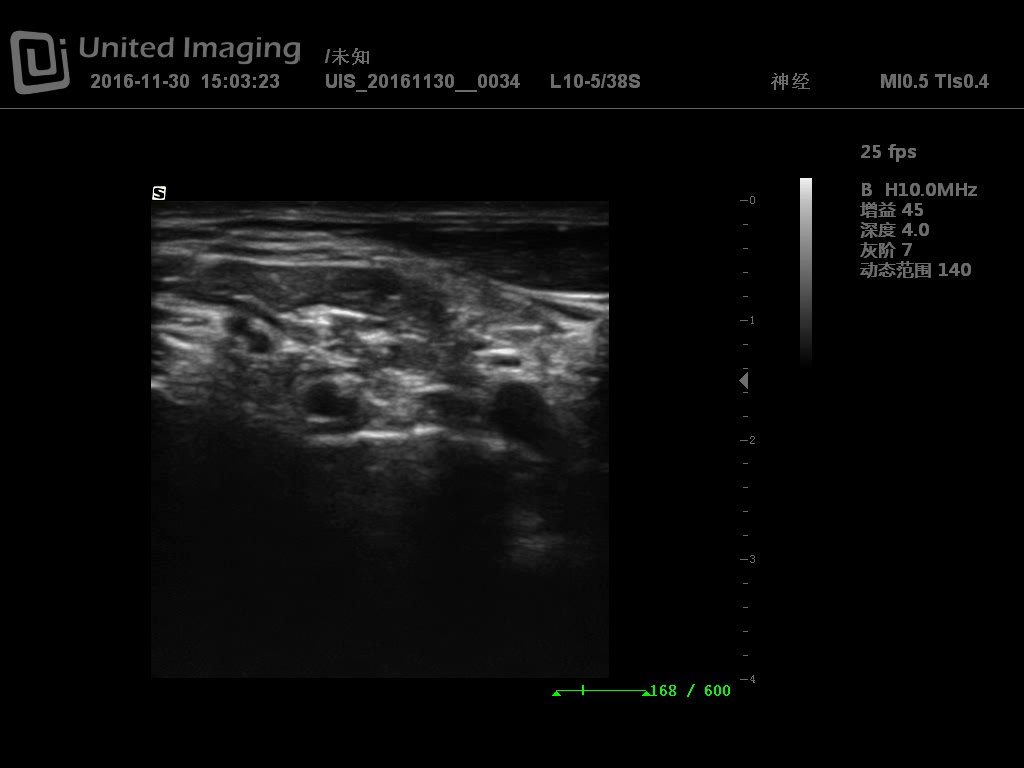
//> input picture opencv_c++/template/template/3.png, 1024 x 768 px
$ ./main   (built with g++ and OpenCV 4)
//> lines starting //> are read from the running program, lines starting //| are printed output that depends on the picture; after the words box and inside, x2 and y2 are one past the last pixel; in counts of white or black regions, pixels touching at a corner belong together
//---------------------------------【头文件、命名空间包含部分】----------------------------
//		描述：包含程序所使用的头文件和命名空间
//------------------------------------------------------------------------------------------------
#include "opencv2/highgui/highgui.hpp"
#include "opencv2/imgproc/imgproc.hpp"
using namespace cv;


//-----------------------------------【宏定义部分】--------------------------------------------
//  描述：定义一些辅助宏
//------------------------------------------------------------------------------------------------
#define WINDOW_NAME1 "【原始图片】"        //为窗口标题定义的宏
#define WINDOW_NAME2 "【匹配窗口】"        //为窗口标题定义的宏

//-----------------------------------【全局变量声明部分】------------------------------------
//          描述：全局变量的声明
//-----------------------------------------------------------------------------------------------
Mat g_srcImage; Mat g_templateImage; Mat g_resultImage;
int g_nMatchMethod;
int g_nMaxTrackbarNum = 5;

//-----------------------------------【全局函数声明部分】--------------------------------------
//          描述：全局函数的声明
//-----------------------------------------------------------------------------------------------
void on_Matching(int, void*);
static void ShowHelpText();


//-----------------------------------【main( )函数】--------------------------------------------
//          描述：控制台应用程序的入口函数，我们的程序从这里开始执行
//-----------------------------------------------------------------------------------------------
int main()
{
	//【0】改变console字体颜色
	system("color 1F");

	//【0】显示帮助文字
	ShowHelpText();

	//【1】载入原图像和模板块
	g_srcImage = imread("3.png", 1);
//> g_srcImage is the input picture: 768 rows x 1024 cols, CV_8UC3; mean B, G, R 11.8, 11.9, 11.8
	g_templateImage = imread("1.png", 1);
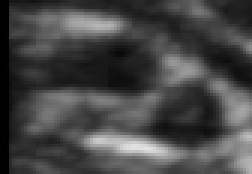
//> input picture opencv_c++/template/template/1.png, 84 x 58 px (shown 3 times larger)
//> g_templateImage is the input picture: 58 rows x 84 cols, CV_8UC3; min 0, max 229, mean 70.1

	//【2】创建窗口
	namedWindow(WINDOW_NAME1, WINDOW_AUTOSIZE);
	namedWindow(WINDOW_NAME2, WINDOW_AUTOSIZE);
	imshow("template", g_templateImage);
	//【3】创建滑动条并进行一次初始化
	createTrackbar("方法", WINDOW_NAME1, &g_nMatchMethod, g_nMaxTrackbarNum, on_Matching);
	on_Matching(0, 0);

	waitKey(0);
	return 0;

}

//-----------------------------------【on_Matching( )函数】--------------------------------
//          描述：回调函数
//-------------------------------------------------------------------------------------------
void on_Matching(int, void*)
{
	//【1】给局部变量初始化
	Mat srcImage;
	g_srcImage.copyTo(srcImage);

	//【2】初始化用于结果输出的矩阵
	int resultImage_cols = g_srcImage.cols - g_templateImage.cols + 1;
//> resultImage_cols = 941
	int resultImage_rows = g_srcImage.rows - g_templateImage.rows + 1;
//> resultImage_rows = 711
	g_resultImage.create(resultImage_cols, resultImage_rows, CV_32FC1);

	//【3】进行匹配和标准化
	matchTemplate(g_srcImage, g_templateImage, g_resultImage, g_nMatchMethod);
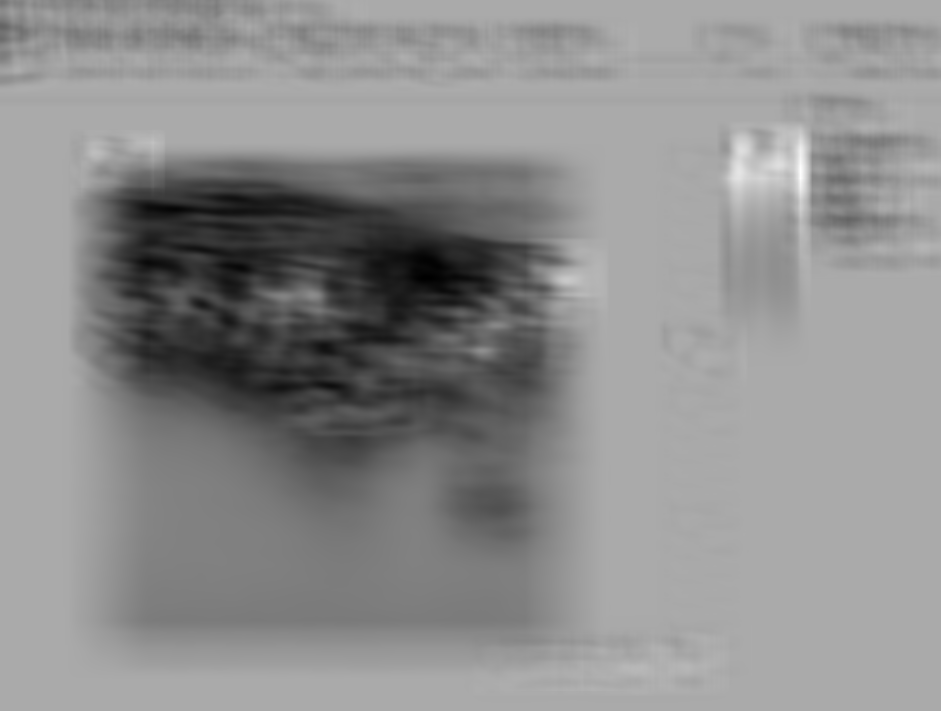
//> g_resultImage: 711 rows x 941 cols, CV_32FC1; min 24568146, max 134438544, mean 85666248; drawn with min black and max white
	normalize(g_resultImage, g_resultImage, 0, 1, NORM_MINMAX, -1, Mat());

	//【4】通过函数 minMaxLoc 定位最匹配的位置
	double minValue; double maxValue; Point minLocation; Point maxLocation;
	Point matchLocation;
	minMaxLoc(g_resultImage, &minValue, &maxValue, &minLocation, &maxLocation, Mat());
//> minValue = 0; maxValue = 1; minLocation = Point(425, 277); maxLocation = Point(800, 178)

	//【5】对于方法 SQDIFF 和 SQDIFF_NORMED, 越小的数值有着更高的匹配结果. 而其余的方法, 数值越大匹配效果越好
	//此句代码的OpenCV2版为：
	//if( g_nMatchMethod  == CV_TM_SQDIFF || g_nMatchMethod == CV_TM_SQDIFF_NORMED )
	//此句代码的OpenCV3版为：
	if (g_nMatchMethod == TM_SQDIFF || g_nMatchMethod == TM_SQDIFF_NORMED)
	{
		matchLocation = minLocation;
//> matchLocation = Point(425, 277)
	}
	else
	{
		matchLocation = maxLocation;
	}

	//【6】绘制出矩形，并显示最终结果
	rectangle(srcImage, matchLocation, Point(matchLocation.x + g_templateImage.cols, matchLocation.y + g_templateImage.rows), Scalar(0, 0, 255), 2, 8, 0);
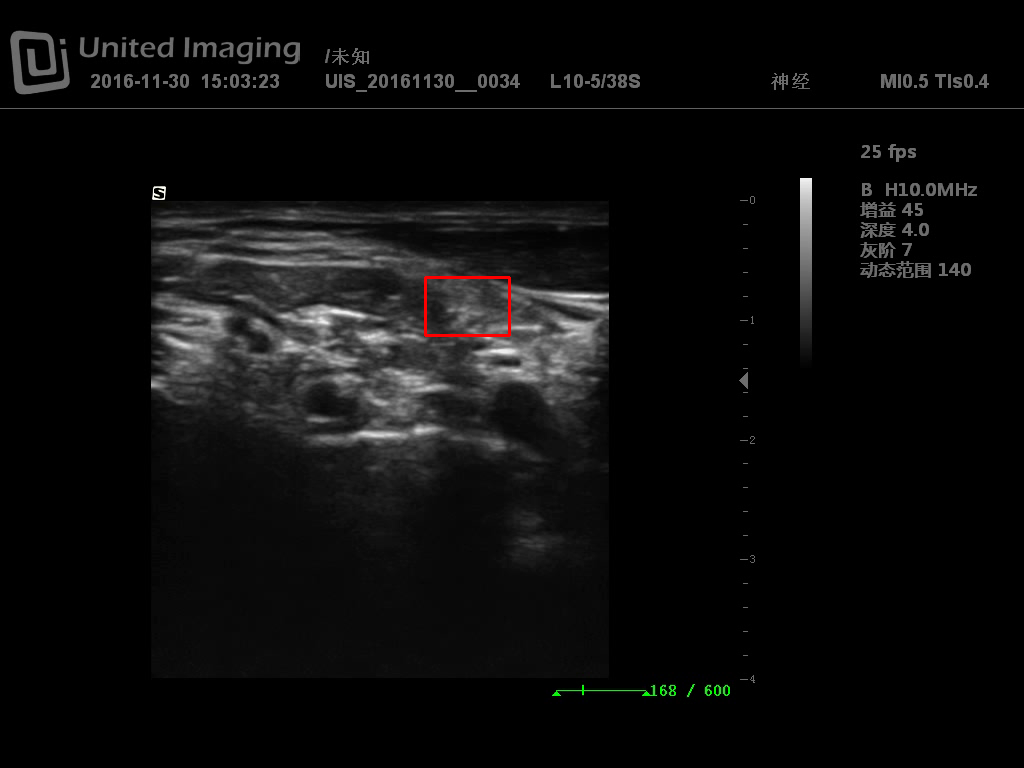
//> srcImage: 768 rows x 1024 cols, CV_8UC3; 0.11% of pixels changed, all inside (x1, y1, x2, y2) = (424, 276, 511, 337)
	rectangle(g_resultImage, matchLocation, Point(matchLocation.x + g_templateImage.cols, matchLocation.y + g_templateImage.rows), Scalar(0, 0, 255), 2, 8, 0);
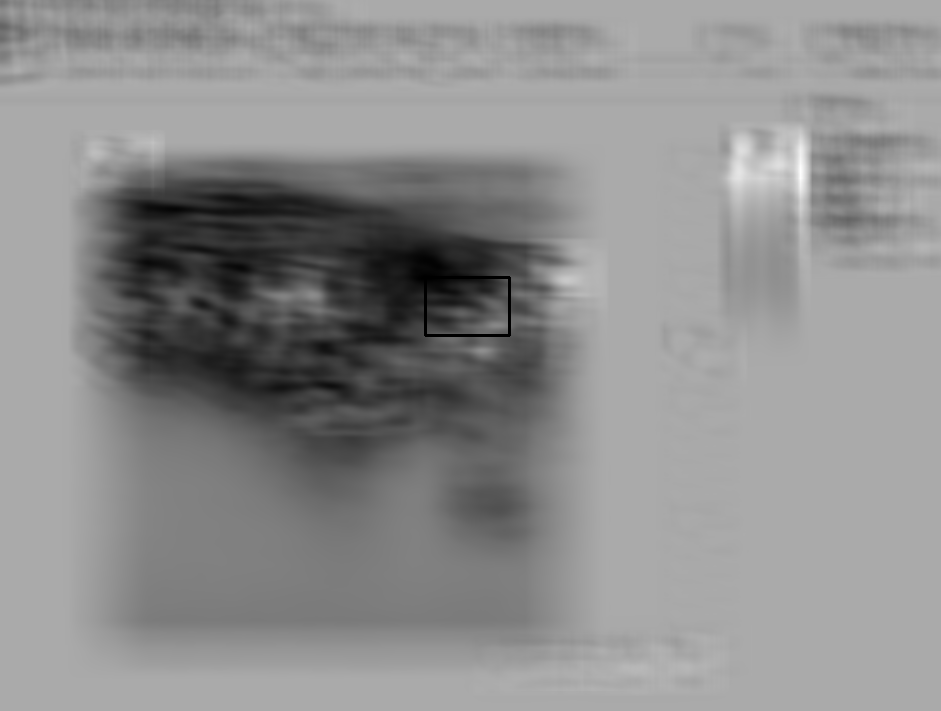
//> g_resultImage: 711 rows x 941 cols, CV_32FC1; min 0, max 1, mean 0.556

	imshow(WINDOW_NAME1, srcImage);

	imshow(WINDOW_NAME2, g_resultImage);

}


//-----------------------------------【ShowHelpText( )函数】----------------------------------
//          描述：输出一些帮助信息
//----------------------------------------------------------------------------------------------
static void ShowHelpText()
{

	printf("\n\n\t\t\t   当前使用的OpenCV版本为：" CV_VERSION);
	printf("\n\n  ----------------------------------------------------------------------------\n");
	//输出一些帮助信息
	printf("\t欢迎来到【模板匹配】示例程序~\n");
	printf("\n\n\t请调整滑动条观察图像效果\n\n");
	printf("\n\t滑动条对应的方法数值说明: \n\n"
		"\t\t方法【0】- 平方差匹配法(SQDIFF)\n"
		"\t\t方法【1】- 归一化平方差匹配法(SQDIFF NORMED)\n"
		"\t\t方法【2】- 相关匹配法(TM CCORR)\n"
		"\t\t方法【3】- 归一化相关匹配法(TM CCORR NORMED)\n"
		"\t\t方法【4】- 相关系数匹配法(TM COEFF)\n"
		"\t\t方法【5】- 归一化相关系数匹配法(TM COEFF NORMED)\n");
}
